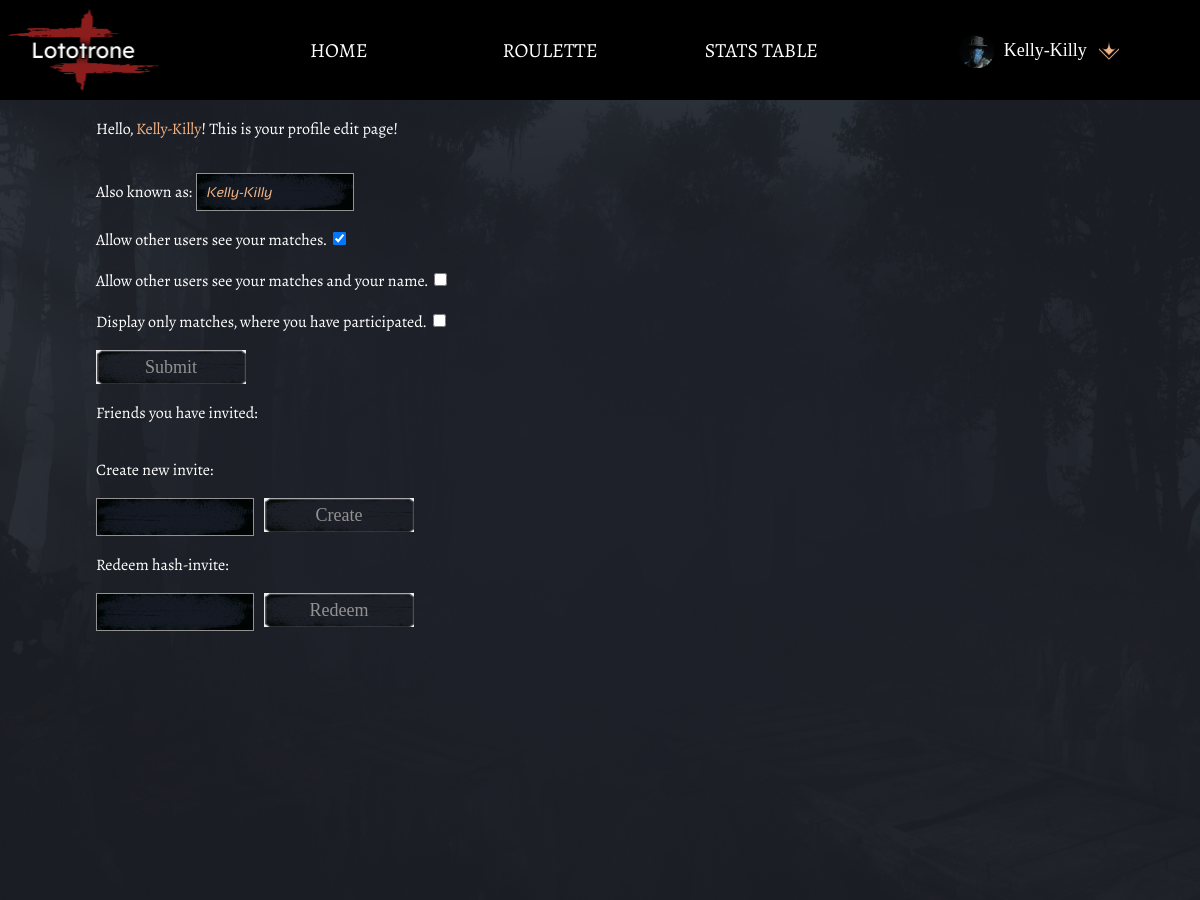
The app's page /accounts/profile/edit (signed in), older data.
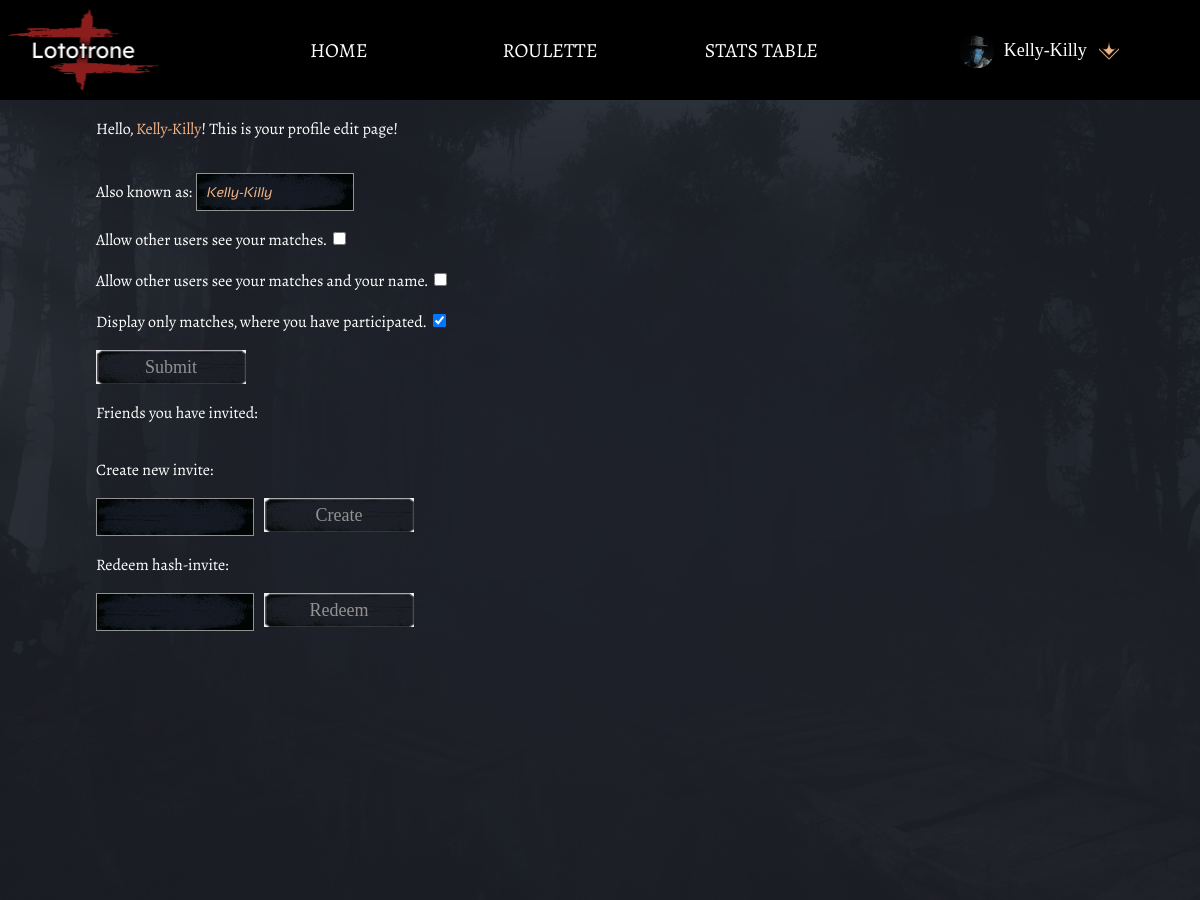
The same page, newer data.
### stats/models.py (models this page shows, shortened)
class Player(models.Model):
    username_validator = UnicodeUsernameValidator()
    username = models.OneToOneField(
        User,
        on_delete=models.SET( User.objects.get(username='UnknownHunter').pk),
        validators=[username_validator],
        related_name="username_of_player",
        null=True,
        blank=True,
        unique=False,
        )
    use_alternative_name = models.BooleanField(default=False)
    also_known_as = models.CharField(
        max_length=50,
        verbose_name="Also known as",
        blank=True,
        validators = [UnicodeAndSpaceValidator(),],
        )
    allow_see_mathes = models.BooleanField(
        _("Allow other users see your matches."),
        default=False,
        )
    allow_see_name = models.BooleanField(
        _("Allow other users see your matches and your name."),
        default=False,
        )
    show_only_my_matches = models.BooleanField(
        _("Display only matches, where you have participated."),
        default=True,
        )
    verified_user = models.BooleanField(
        _("Allow stats of this player be used in common statistics."),
        default=False,
        )
    hash_key = models.CharField(
        _("Hash key of this user."),
        max_length=32,
        null=True,
        blank=True,
        )
    hash_redeemable = models.BooleanField(
        _("May be redeemed by a user"),
        default=False,
        )
    show_tooltips = models.BooleanField(
        _("States whether tooltips and usage hints are visible."),
        default=True
        )
    created_by = models.ForeignKey(
        User,
        verbose_name=_("Showss who is the creator of this player. It's used only while player is not assigned to a user."),
        on_delete=models.SET( User.objects.get(username='UnknownHunter').pk),
        related_name= 'creator', # do I even need this if 'Player.objects.filter(created_by = active_user)'
        blank = True,
        null = True,
        )
    may_be_duplicate = models.BooleanField(
        _("Allows this player to have duplicate in match. Service field."),
        default = False
        )
    encode = False

### HuntLototron/views.py (the view, shortened to what this page needs)
# urls.py: path('accounts/profile/edit', views.ProfileSettings.as_view(), name='profile_settings'),
class ProfileSettings(View):
    def get(self, request):
        user = AuxClass.credentials_to_dict(request)
        player = User.objects.get(username = user['username']).username_of_player
        active_user = user['user']
        active_user_invited = Player.objects.filter(created_by = active_user)
        form_create_hash = CreateHashInvite()
        form_redeem_invite = RedeemHashInvite()
        form_settings = UserSettingsForm(instance=player)
        context = {
            'user':user,
            'form_settings':form_settings,
            'form_invites':form_create_hash,
            'form_redeem': form_redeem_invite,
            'invites':active_user_invited,
        }
        return render(request, 'registration/profile_settings.html', context)

### HuntLototron/forms.py
class UserSettingsForm(forms.ModelForm):
    class Meta:
        fields = ('also_known_as', 'allow_see_mathes', 'allow_see_name', 'show_only_my_matches')
        model = Player

class CreateHashInvite(forms.Form):
    player_name = forms.CharField(
        max_length=50,
        required=False,
        validators= [UniqueAKAValidator(Player, "Player with this name already exists."),],
        )

### templates/registration/profile_settings.html (shortened to what this page needs)
{% extends 'base.html' %}
{% block content %}
<head>
    <link rel="stylesheet" href="/static/styles/account/account_settings.css?{% now "U" %}">
</head>
<body>
    <main>
        <div id="spaceleft"></div>
        <div id="spaceright"></div>
        <div id="core">
            <p>
                Hello, <a href="{% url 'profile' %}">{{user.name}}</a>! This is your profile edit page!
            </p>
            <div id="settings">
                <form action="" method="post">
                <table>
                    {{ form_settings.as_p }}
                </table>
                <input type="submit" value="Submit" name="settings_update" class="submit-btn">
                </form>
            </div>
            <div id="invites">
                <p>Friends you have invited:</p>
                <form action="" method="post">
                    <p>Create new invite:</p>
                    <div class="controls">
                        {{ form_invites.player_name }}
                        <input type="submit" value="Create" name="hash_create" class="submit-btn">
                    </div>
                </form>
            </div>
            <div id="redeem">
                <div>
                    <p>
                        Redeem hash-invite:
                    </p>
                </div>
                <div class="controls">
                    {{ form_redeem.hash_key }}
                    <input type="submit" value="Redeem" name="hash_redeem" class="submit-btn">
                </div>
            </div>
        </div>
    </main>
</body>
{% endblock %}

### templates/registration/user_area.html (shortened to what this page needs)
<head>
    <link rel="stylesheet" href="/static/styles/service.css?{% now "U" %}">
</head>
{% block content %}
{% if not user.anonymous %}
<div id="user_bar">
    <div class="playername"  onclick="subMenu('settings')">
        <img src="/static/images/hunter.png" alt="" height="35" width="35" style="padding-right: 10px;" onclick="subMenu('settings')">
        {{user.name}}
        <div height="24" width="24" class='dropdown-icon' onclick="subMenu('settings')"></div>
    </div>
</div>
{% endif %}
{% endblock %}

Row changes from the older to the newer data that the page shows:
changed Player "Kelly-Killy": allow_see_mathes "☑" → "☐"; show_only_my_matches "☐" → "☑"
